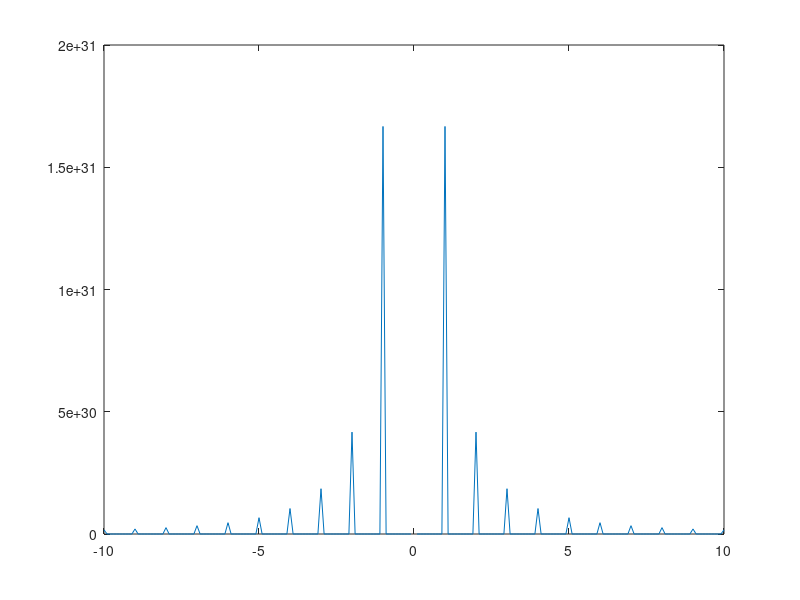

MATLAB code for this plot:
f = -10:0.1:10;

omega = 2 * pi * f;
a = 1;

sigma_ep = 1;
sigma_z = 1;

F_omega = (sigma_ep.^2)./(1 - a .* exp(-1j .* omega)).^2;

figure; plot(f, abs(F_omega));
